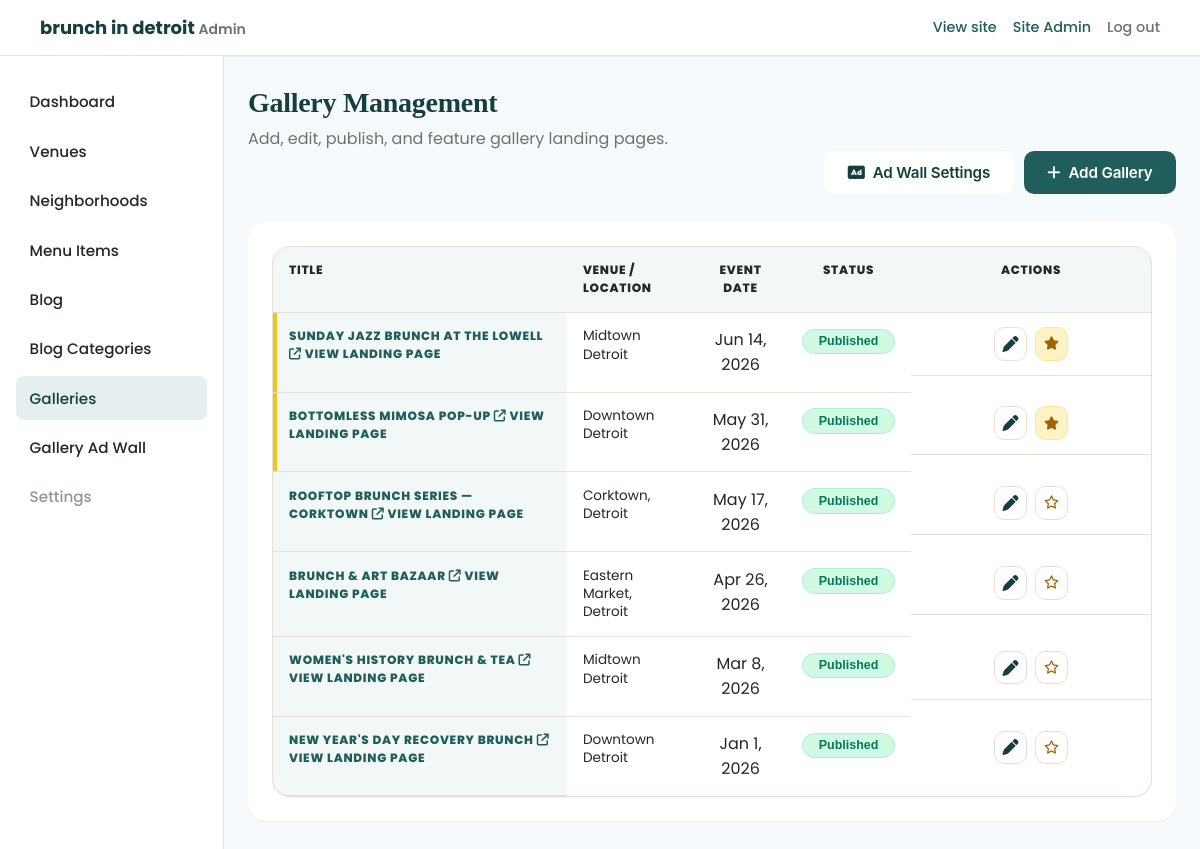
The page /admin/galleries.php (signed in) on the database its author committed.
### tables this page shows
CREATE TABLE IF NOT EXISTS galleries (
  id INT UNSIGNED NOT NULL AUTO_INCREMENT,
  slug VARCHAR(160) NOT NULL,
  title VARCHAR(255) NOT NULL,
  venue_id INT UNSIGNED NULL,
  event_date DATE NULL,
  location_label VARCHAR(200) NULL,
  description TEXT NULL,
  cover_image_path VARCHAR(500) NULL,
  gallery_url VARCHAR(500) NULL,
  is_published TINYINT(1) NOT NULL DEFAULT 0,
  is_featured TINYINT(1) NOT NULL DEFAULT 0,
  created_at DATETIME NOT NULL DEFAULT CURRENT_TIMESTAMP,
  updated_at DATETIME NOT NULL DEFAULT CURRENT_TIMESTAMP ON UPDATE CURRENT_TIMESTAMP,
  PRIMARY KEY (id),
  UNIQUE KEY uq_galleries_slug (slug),
  KEY idx_galleries_venue (venue_id),
  KEY idx_galleries_event_date (event_date),
  CONSTRAINT fk_galleries_venue
    FOREIGN KEY (venue_id) REFERENCES venues (id)
    ON DELETE SET NULL ON UPDATE CASCADE
);

### public/admin/galleries.php (called while the page is built, shortened)
<?php
require_once __DIR__ . '/../../app/bootstrap.php';
require_once APP_ROOT . '/models/Gallery.php';
$debug      = (bool) (app_config()['debug'] ?? false);
try {
    $galleries = Gallery::all();
} catch (Throwable $ex) {
    $galleries   = [];
    $flashError  = $debug ? $ex->getMessage() : 'Could not load galleries.';
}
require APP_ROOT . '/views/partials/admin-header.php';
require APP_ROOT . '/views/partials/admin-sidebar.php';
require APP_ROOT . '/views/admin/galleries.php';
require APP_ROOT . '/views/partials/admin-footer.php';

### app/helpers/functions.php (called while the page is built, shortened)
<?php
function app_config(): array
{
    static $config = null;
    if ($config === null) {
        $path = APP_ROOT . '/config/config.php';
        $config = require $path;
    }
    return $config;
}
function e(?string $value): string
{
    return htmlspecialchars($value ?? '', ENT_QUOTES | ENT_SUBSTITUTE, 'UTF-8');
}
function asset_url(string $path): string
{
    $path = ltrim($path, '/');
    $base = rtrim((string) (app_config()['base_url'] ?? ''), '/');
    if ($base === '') {
        return '/' . $path;
    }
    return $base . '/' . $path;
}
function admin_url(string $path): string
{
    $path = ltrim($path, '/');
    return asset_url('admin/' . $path);
}

### app/config/config.php (called while the page is built, shortened)
<?php
return [
    'site_domain' => 'brunchindetroit.com',
    'site_name_display' => 'brunch in detroit',
    'environment' => 'local',
    'debug' => true,
    'base_url' => '',
    'db' => [
        'host' => '127.0.0.1',
        'port' => 3306,
        'name' => 'brunchindetroit',
        'user' => 'root',
        'password' => '',
        'charset' => 'utf8mb4',
    ],
    'session' => [
        'name' => 'brunch_admin_session',
    ],
    'uploads' => [
        'max_bytes' => 5 * 1024 * 1024,
        'allowed_mime' => ['image/jpeg', 'image/png', 'image/webp', 'image/gif'],
    ],
];

### app/bootstrap.php (called while the page is built, shortened)
<?php
require APP_ROOT . '/helpers/functions.php';
require APP_ROOT . '/helpers/auth.php';
require APP_ROOT . '/config/database.php';
$config = app_config();

### app/helpers/auth.php (called while the page is built, shortened)
<?php
function admin_session_start(): void
{
    if (session_status() === PHP_SESSION_ACTIVE) {
        return;
    }
    $config = app_config();
}

### app/config/database.php (called while the page is built, shortened)
<?php
function db(): PDO
{
    $config = app_config();
    $db = $config['db'];
    $dsn = sprintf(
        'mysql:host=%s;port=%d;dbname=%s;charset=%s',
        $db['host'],
        (int) $db['port'],
        $db['name'],
        $db['charset']
    );
    $pdo = new PDO($dsn, $db['user'], $db['password'], [
        PDO::ATTR_ERRMODE => PDO::ERRMODE_EXCEPTION,
        PDO::ATTR_DEFAULT_FETCH_MODE => PDO::FETCH_ASSOC,
        PDO::ATTR_EMULATE_PREPARES => false,
    ]);
    return $pdo;
}

### app/models/Gallery.php (called while the page is built, shortened)
<?php
final class Gallery
{
    public static function all(): array
    {
        $pdo = db();
        $sql = "
            SELECT
                g.id,
                g.slug,
                g.title,
                g.venue_id,
                g.event_date,
                g.location_label,
                g.description,
                g.cover_image_path,
                g.gallery_url,
                g.is_published,
                g.is_featured,
                g.created_at,
                g.updated_at,
                v.name AS venue_name
            FROM galleries g
            LEFT JOIN venues v ON v.id = g.venue_id
            ORDER BY g.created_at DESC
        ";
        return $pdo->query($sql)->fetchAll();
    }
}

### app/views/admin/galleries.php (the view, shortened to what this page needs)
<div class="admin-page-header">
    <div>
        <h1 class="admin-page-title">Gallery Management</h1>
        <p class="admin-page-lead">Add, edit, publish, and feature gallery landing pages.</p>
    </div>
    <div class="admin-page-header__actions">
        <a class="btn btn--outline" href="<?= e(admin_url('gallery-adwall.php')) ?>">
            <i class="fa-solid fa-rectangle-ad"></i> Ad Wall Settings
        </a>
        <a class="btn btn--primary" href="<?= e(admin_url('gallery-edit.php')) ?>">
            <i class="fa-solid fa-plus"></i> Add Gallery
        </a>
    </div>
</div>
<?php if (empty($galleries)): ?>
    <div class="empty-state">
        <h3>No galleries yet</h3>
        <p>Add your first gallery to publish an event photo landing page.</p>
        <p style="margin-top:1rem">
            <a class="btn btn--primary" href="<?= e(admin_url('gallery-edit.php')) ?>">
                <i class="fa-solid fa-plus"></i> Add Gallery
            </a>
        </p>
    </div>
<?php else: ?>
    <div class="admin-panel">
        <div class="admin-table__wrap admin-galleries-table-wrap">
            <table class="admin-table admin-galleries-table">
                <thead>
                    <tr>
                        <th scope="col">Title</th>
                        <th scope="col">Venue / Location</th>
                        <th scope="col">Event Date</th>
                        <th scope="col">Status</th>
                        <th scope="col" class="admin-table__actions-col">Actions</th>
                    </tr>
                </thead>
                <tbody>
                <?php foreach ($galleries as $g): ?>
                    <?php
                    $gid        = (int) ($g['id'] ?? 0);
                    $isPub      = !empty($g['is_published']);
                    $isFeat     = !empty($g['is_featured']);
                    $title      = (string) ($g['title'] ?? '(untitled)');
                    $slug       = (string) ($g['slug'] ?? '');
                    $locLabel   = (string) ($g['location_label'] ?? '');
                    $dateRaw    = $g['event_date'] ?? null;
                    $dateStr    = ($dateRaw !== null && $dateRaw !== '')
                        ? date('M j, Y', strtotime((string) $dateRaw))
                        : '-';
                    $landingUrl = $slug !== '' ? asset_url('gallery-view.php?slug=' . urlencode($slug)) : '';
                    ?>
                    <tr class="<?= $isFeat ? 'admin-gallery-row--featured' : '' ?>">
                        <th scope="row" class="admin-table__title-cell">
                            <a href="<?= e(admin_url('gallery-edit.php?id=' . $gid)) ?>">
                                <?= e($title) ?>
                            </a>
                            <?php if ($landingUrl !== ''): ?>
                                <a href="<?= e($landingUrl) ?>"
                                   target="_blank" rel="noopener noreferrer"
                                   class="admin-table__sublink" title="View gallery landing page">
                                    <i class="fa-solid fa-arrow-up-right-from-square"></i> View Landing Page
                                </a>
                            <?php endif; ?>
                        </th>
                        <td>
                            <?php if ($locLabel !== ''): ?>
                                <div class="admin-table__muted"><?= e($locLabel) ?></div>
                            <?php endif; ?>
                        </td>
                        <td><?= e($dateStr) ?></td>
                        <td class="admin-gallery-status-cell">
                            <form method="post" action="<?= e(admin_url('galleries.php')) ?>">
                                <?php if ($isPub): ?>
                                    <button type="submit" class="admin-status-toggle admin-status-toggle--published" title="Click to unpublish">
                                        Published
                                    </button>
                                <?php else: ?>
                                    <button type="submit" class="admin-status-toggle admin-status-toggle--draft" title="Click to publish">
                                        Draft
                                    </button>
                                <?php endif; ?>
                            </form>
                        </td>
                        <td class="admin-menu-icon-actions admin-gallery-icon-actions">
                            <a class="admin-icon-action" href="<?= e(admin_url('gallery-edit.php?id=' . $gid)) ?>" aria-label="Edit gallery">
                                <i class="fa-solid fa-pen"></i>
                            </a>
                            <form method="post" action="<?= e(admin_url('galleries.php')) ?>">
                                <button
                                    type="submit"
                                    class="admin-icon-action admin-icon-action--feature<?= $isFeat ? ' admin-icon-action--featured' : '' ?>"
                                    aria-label="<?= $isFeat ? 'Unfeature gallery' : 'Feature gallery' ?>"
                                    title="<?= $isFeat ? 'Unfeature' : 'Feature' ?>"
                                >
                                    <i class="<?= $isFeat ? 'fa-solid' : 'fa-regular' ?> fa-star"></i>
                                </button>
                            </form>
                        </td>
                    </tr>
                <?php endforeach; ?>
                </tbody>
            </table>
        </div>
    </div>
<?php endif; ?>

### public/assets/css/admin.css (style rules this page uses)
.admin-menu-icon-actions, .admin-mobile-card__actions { display: flex; align-items: center; gap: 0.45rem; }
.admin-menu-icon-actions form, .admin-mobile-card__actions form { display: inline-flex; margin: 0; }
.admin-icon-action { display: inline-flex; align-items: center; justify-content: center; width: 2.1rem; height: 2.1rem; border: 1px solid var(--border); border-radius: 0.65rem; background: #fff; color: var(--primary-dark); text-decoration: none; cursor: pointer; }
.admin-icon-action--feature { color: #a16207; }
.admin-icon-action--feature:hover, .admin-icon-action--feature:focus, .admin-icon-action--featured { background: #fef3c7; border-color: #fde68a; color: #a16207; }
.admin-galleries-table th:nth-child(3), .admin-galleries-table td:nth-child(3), .admin-galleries-table th:nth-child(4), .admin-galleries-table td:nth-child(4), .admin-galleries-table th:nth-child(5), .admin-galleries-table td:nth-child(5) { text-align: center; }
.admin-gallery-status-cell form, .admin-gallery-icon-actions form, .admin-galleries-mobile-list form { display: inline-flex; margin: 0; }
.admin-gallery-icon-actions { justify-content: center; }
.admin-gallery-row--featured { box-shadow: inset 4px 0 0 #facc15; }
.admin-page-header__actions { display: flex; gap: 0.65rem; flex-wrap: wrap; justify-content: flex-end; }

### rows shown on the page
galleries: title "SUNDAY JAZZ BRUNCH AT THE LOWELL", location_label "Midtown Detroit", event_date "Jun 14, 2026", is_published "Published", is_featured 1 (drawn)
galleries: title "BOTTOMLESS MIMOSA POP-UP", location_label "Downtown Detroit", event_date "May 31, 2026", is_published "Published", is_featured 1 (drawn)
galleries: title "ROOFTOP BRUNCH SERIES — CORKTOWN", location_label "Corktown, Detroit", event_date "May 17, 2026", is_published "Published", is_featured 0 (drawn)
galleries: title "BRUNCH & ART BAZAAR", location_label "Eastern Market, Detroit", event_date "Apr 26, 2026", is_published "Published", is_featured 0 (drawn)
galleries: title "WOMEN'S HISTORY BRUNCH & TEA", location_label "Midtown Detroit", event_date "Mar 8, 2026", is_published "Published", is_featured 0 (drawn)
galleries: title "NEW YEAR'S DAY RECOVERY BRUNCH", location_label "Downtown Detroit", event_date "Jan 1, 2026", is_published "Published", is_featured 0 (drawn)

### other values the page prints
site_name_display() "brunch in detroit"
$adminDisplayName "Site Admin"
